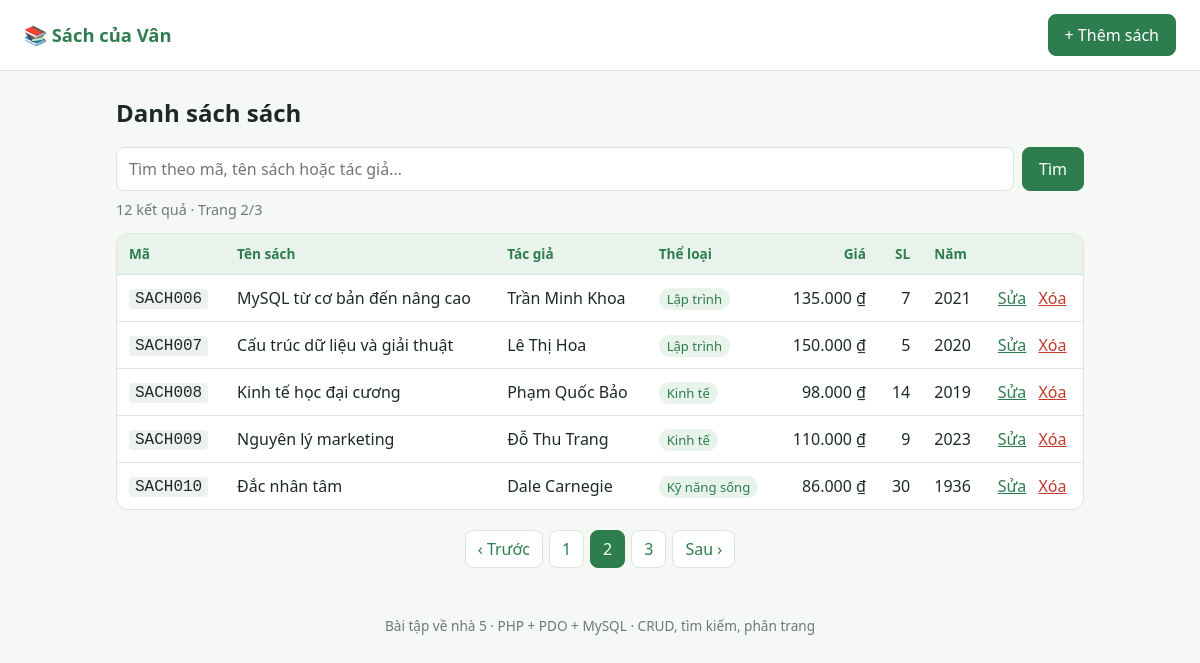
The app's page /index.php?page=2 with its own data.
### tables this page shows
CREATE TABLE books (
  id             INT UNSIGNED NOT NULL AUTO_INCREMENT,
  category_id    INT UNSIGNED NOT NULL,
  code           VARCHAR(20)  NOT NULL,
  title          VARCHAR(150) NOT NULL,
  author         VARCHAR(100) NOT NULL,
  price          DECIMAL(12,2) NOT NULL DEFAULT 0,
  quantity       INT UNSIGNED NOT NULL DEFAULT 0,
  published_year SMALLINT UNSIGNED NULL,
  created_at     DATETIME NOT NULL DEFAULT CURRENT_TIMESTAMP,
  updated_at     DATETIME NOT NULL DEFAULT CURRENT_TIMESTAMP ON UPDATE CURRENT_TIMESTAMP,
  PRIMARY KEY (id),
  UNIQUE KEY uq_books_code (code),
  KEY idx_books_category (category_id),
  CONSTRAINT fk_books_category FOREIGN KEY (category_id)
    REFERENCES categories (id) ON UPDATE CASCADE ON DELETE RESTRICT
);

CREATE TABLE categories (
  id         INT UNSIGNED NOT NULL AUTO_INCREMENT,
  name       VARCHAR(100) NOT NULL,
  created_at DATETIME NOT NULL DEFAULT CURRENT_TIMESTAMP,
  PRIMARY KEY (id),
  UNIQUE KEY uq_categories_name (name)
);

### includes/helpers.php (called while the page is built, shortened)
<?php
function e(?string $s): string
{
    return htmlspecialchars((string) $s, ENT_QUOTES, 'UTF-8');
}
function money(string|float|int $v): string
{
    return number_format((float) $v, 0, ',', '.') . ' ₫';
}

### includes/db.php (called while the page is built, shortened)
<?php
function db(): PDO
{
    static $pdo = null;
    if ($pdo instanceof PDO) {
        return $pdo;
    }
    $dsnEnv = getenv('DB_DSN');
    if ($dsnEnv) {
        $pdo = new PDO($dsnEnv);
        if (str_starts_with($dsnEnv, 'sqlite')) {
            $pdo->exec('PRAGMA foreign_keys = ON');
        }
    } else {
        $c   = require __DIR__ . '/../config/config.php';
        $dsn = "mysql:host={$c['host']};port={$c['port']};dbname={$c['dbname']};charset={$c['charset']}";
        $pdo = new PDO($dsn, $c['user'], $c['pass']);
    }
    $pdo->setAttribute(PDO::ATTR_ERRMODE, PDO::ERRMODE_EXCEPTION);
    $pdo->setAttribute(PDO::ATTR_DEFAULT_FETCH_MODE, PDO::FETCH_ASSOC);
    $pdo->setAttribute(PDO::ATTR_EMULATE_PREPARES, false);
    return $pdo;
}

### includes/books.php (called while the page is built, shortened)
<?php
require_once __DIR__ . '/db.php';
function like_pattern(string $kw): string
{
    return '%' . strtr($kw, ['!' => '!!', '%' => '!%', '_' => '!_']) . '%';
}
function books_count(string $kw = ''): int
{
    $stmt = db()->prepare('SELECT COUNT(*) FROM books b WHERE ' . BOOKS_WHERE);
    $p = like_pattern($kw);
    $stmt->execute(['kw1' => $p, 'kw2' => $p, 'kw3' => $p]);
    return (int) $stmt->fetchColumn();
}
function books_search(string $kw = '', int $page = 1, int $perPage = BOOKS_PER_PAGE): array
{
    $sql = 'SELECT b.id, b.code, b.title, b.author, b.price, b.quantity,
                   b.published_year, c.name AS category_name
            FROM books b
            JOIN categories c ON c.id = b.category_id
            WHERE ' . BOOKS_WHERE . '
            ORDER BY b.code
            LIMIT :lim OFFSET :off';
    $stmt = db()->prepare($sql);
    $p = like_pattern($kw);
    $stmt->bindValue('kw1', $p);
    $stmt->bindValue('kw2', $p);
    $stmt->bindValue('kw3', $p);
    $stmt->bindValue('lim', $perPage, PDO::PARAM_INT);
    $stmt->bindValue('off', max(0, ($page - 1) * $perPage), PDO::PARAM_INT);
    $stmt->execute();
    return $stmt->fetchAll();
}

### index.php (the view, shortened to what this page needs)
<?php
require_once __DIR__ . '/includes/helpers.php';
require_once __DIR__ . '/includes/books.php';
$kw      = trim((string) ($_GET['q'] ?? ''));
$total   = books_count($kw);
$pages   = max(1, (int) ceil($total / BOOKS_PER_PAGE));
$page    = min(max(1, (int) ($_GET['page'] ?? 1)), $pages);
$books   = books_search($kw, $page);
$link = fn(int $p) => 'index.php?' . http_build_query(array_filter(['q' => $kw, 'page' => $p > 1 ? $p : null]));
require __DIR__ . '/includes/header.php';
?>
<h1>Danh sách sách</h1>
<form method="get" class="search">
    <input type="search" name="q" value="<?= e($kw) ?>" placeholder="Tìm theo mã, tên sách hoặc tác giả…">
    <button class="btn" type="submit">Tìm</button>
</form>
<p class="muted">
    <?= $total ?> kết quả<?= $kw !== '' ? ' cho “' . e($kw) . '”' : '' ?> · Trang <?= $page ?>/<?= $pages ?>
</p>
<?php if (!$books): ?>
    <div class="card empty">Không tìm thấy sách nào.</div>
<?php else: ?>
<div class="card table-wrap">
<table>
    <thead>
        <tr><th>Mã</th><th>Tên sách</th><th>Tác giả</th><th>Thể loại</th><th class="r">Giá</th><th class="r">SL</th><th>Năm</th><th></th></tr>
    </thead>
    <tbody>
    <?php foreach ($books as $b): ?>
        <tr>
            <td><code><?= e($b['code']) ?></code></td>
            <td><?= e($b['title']) ?></td>
            <td><?= e($b['author']) ?></td>
            <td><span class="tag"><?= e($b['category_name']) ?></span></td>
            <td class="r"><?= e(money($b['price'])) ?></td>
            <td class="r"><?= (int) $b['quantity'] ?></td>
            <td><?= e((string) $b['published_year']) ?></td>
            <td class="nowrap">
                <a href="edit.php?id=<?= (int) $b['id'] ?>">Sửa</a>
                <form method="post" action="delete.php" class="inline"
                      onsubmit="return confirm('Xóa sách «<?= e(addslashes($b['title'])) ?>»?');">
                    <button type="submit" class="link danger">Xóa</button>
                </form>
            </td>
        </tr>
    <?php endforeach; ?>
    </tbody>
</table>
</div>
<?php endif; ?>
<?php if ($pages > 1): ?>
<nav class="pager" aria-label="Phân trang">
    <?php if ($page > 1): ?><a href="<?= e($link($page - 1)) ?>">‹ Trước</a><?php endif; ?>
    <?php for ($i = 1; $i <= $pages; $i++): ?>
        <a href="<?= e($link($i)) ?>" class="<?= $i === $page ? 'cur' : '' ?>"><?= $i ?></a>
    <?php endfor; ?>
    <?php if ($page < $pages): ?><a href="<?= e($link($page + 1)) ?>">Sau ›</a><?php endif; ?>
</nav>
<?php endif; ?>
<?php require __DIR__ . '/includes/footer.php'; ?>

### assets/css/style.css (style rules this page uses)
:root { --g:#2e7d4f;--g2:#e8f3ec;--ink:#1d2a24;--mut:#6b7a72;--line:#dbe5de;--bad:#c0392b;--bg:#f6f8f6 }
* { box-sizing:border-box }
body { margin:0;font:16px/1.5 system-ui,-apple-system,"Segoe UI",Arial,sans-serif;color:var(--ink);background:var(--bg) }
h1 { margin:0 0 16px;font-size:1.5rem }
.btn { display:inline-block;padding:8px 16px;border:1px solid var(--g);border-radius:8px;background:var(--g);color:#fff;font:inherit;cursor:pointer;text-decoration:none }
.card { background:#fff;border:1px solid var(--line);border-radius:12px }
.search { display:flex;gap:8px;margin-bottom:8px }
.search input { flex:1;padding:9px 12px;border:1px solid var(--line);border-radius:8px;font:inherit }
.muted { color:var(--mut);margin:4px 0 12px;font-size:.9rem }
.table-wrap { overflow-x:auto }
table { width:100%;border-collapse:collapse }
th,td { padding:10px 12px;text-align:left;border-bottom:1px solid var(--line);vertical-align:middle }
th { background:var(--g2);font-size:.85rem;color:var(--g) }
tr:last-child td { border-bottom:0 }
.r { text-align:right }
.nowrap { white-space:nowrap }
.tag { background:var(--g2);color:var(--g);padding:2px 8px;border-radius:999px;font-size:.82rem }
code { background:#eef2ef;padding:1px 6px;border-radius:4px }
a { color:var(--g) }
.inline { display:inline;margin-left:8px }
.link { background:none;border:0;padding:0;font:inherit;cursor:pointer;color:var(--g);text-decoration:underline }
.link.danger { color:var(--bad) }
.pager { display:flex;gap:6px;justify-content:center;margin:20px 0;flex-wrap:wrap }
.pager a { padding:6px 12px;border:1px solid var(--line);border-radius:8px;background:#fff;text-decoration:none }
.pager a.cur { background:var(--g);color:#fff;border-color:var(--g) }

### records on screen
books: code "SACH006", title "MySQL từ cơ bản đến nâng cao", author "Trần Minh Khoa", category.name "Lập trình", price "135.000 ₫", quantity "7", published_year "2021"
books: code "SACH007", title "Cấu trúc dữ liệu và giải thuật", author "Lê Thị Hoa", category.name "Lập trình", price "150.000 ₫", quantity "5", published_year "2020"
books: code "SACH008", title "Kinh tế học đại cương", author "Phạm Quốc Bảo", category.name "Kinh tế", price "98.000 ₫", quantity "14", published_year "2019"
books: code "SACH009", title "Nguyên lý marketing", author "Đỗ Thu Trang", category.name "Kinh tế", price "110.000 ₫", quantity "9", published_year "2023"
books: code "SACH010", title "Đắc nhân tâm", author "Dale Carnegie", category.name "Kỹ năng sống", price "86.000 ₫", quantity "30", published_year "1936"

### other values on screen
$total "12"
$page "2"
$pages "3"
